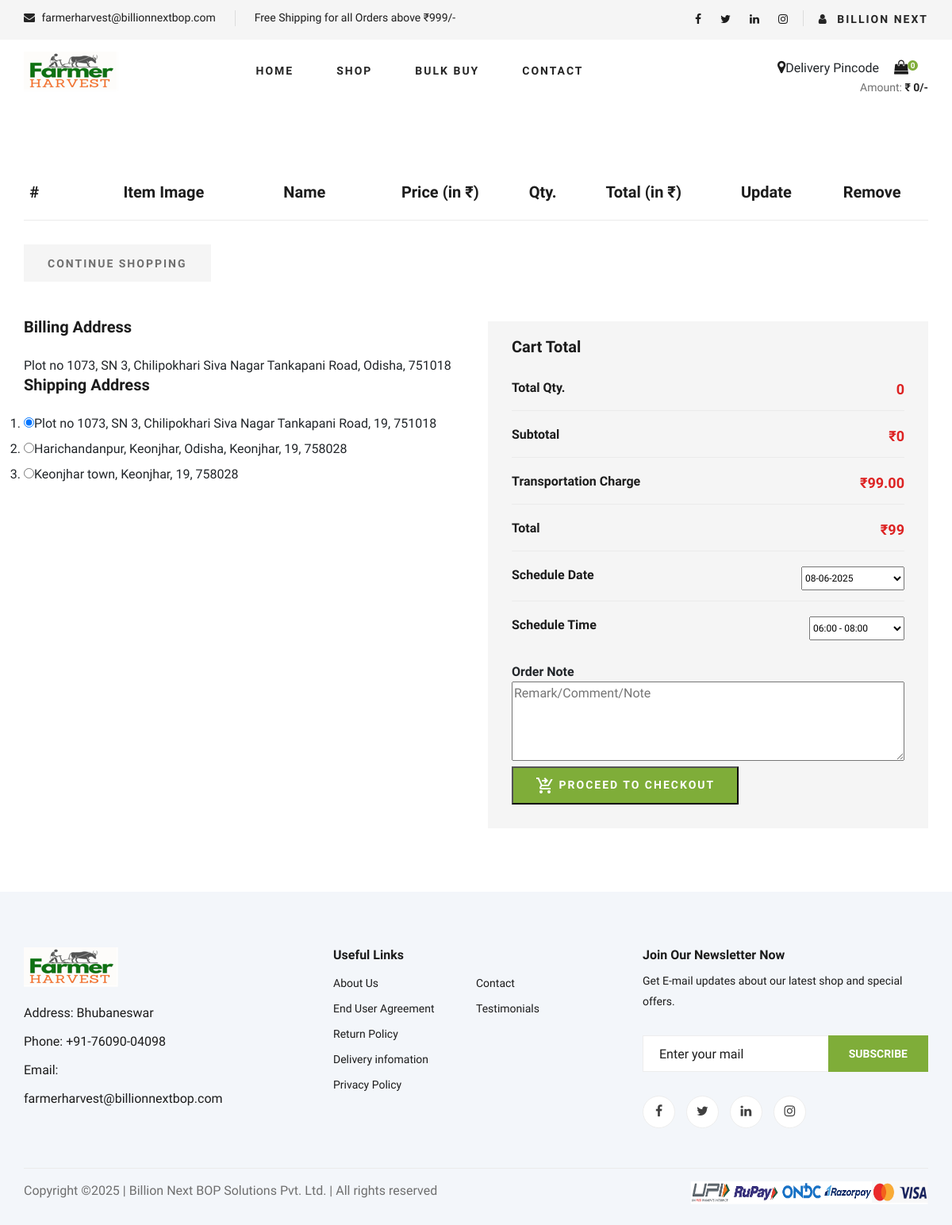
Screenshot of /accounts/shoppingcart (signed in) with the database file from the repository.
### omsapp/models.py (models this page shows, shortened)
class CustomUser(AbstractUser):
    id=AutoField(primary_key=True)
    """"Basic details"""
    userType = CharField(max_length=20, choices=USERTYPES)
    first_name = CharField(max_length=50)#name
    last_name = CharField(max_length=50)#displayname
    org_name=CharField(max_length=50, default='', blank=True)#business name
    email = EmailField(max_length=50, default='', blank=True)#not mandatory
    phone = CharField(max_length=12, unique=True)
    phone1 = CharField(max_length=12, default='', blank=True)
    gstin = CharField(max_length=15, default='', blank=True)
    supply_place = CharField(max_length=70, choices=STATES)
    gst_tmt = CharField(max_length=20, choices=GST_TREATMENT)#gst treatment
    """Billing Address"""
    userAddress = CharField(max_length=200)
    userCity = CharField(max_length=50)
    userState = CharField(max_length=20, choices=STATES)
    pinCode = CharField(max_length=6)
    """Shipping Address"""
    userAddress1 = CharField(max_length=200)
    userCity1 = CharField(max_length=50)
    userState1 = CharField(max_length=20, choices=STATES)
    pinCode1 = CharField(max_length=6)
    userNote = CharField(max_length=300, default='', blank=True)#remarks from user
    """Account attributes"""
    password = CharField(max_length=20, default='Admin@1234')
    userApproved = BooleanField(null=True)
    approvedOn = DateField(null=True)
    isActive=BooleanField(null=True)
    activatedOn=DateField(null=True)
    deactivateRemark = CharField(max_length=100, null=True,blank=True)
    bill_address_lat = FloatField(null=True, blank=True)
    bill_address_long = FloatField(null=True, blank=True)
    ship_address_lat = FloatField(null=True, blank=True)
    ship_address_long = FloatField(null=True, blank=True)
    USERNAME_FIELD = 'phone'
    REQUIRED_FIELDS=['first_name']

class UserAddresses(Model):
    id = AutoField(primary_key=True)
    userID = ForeignKey(CustomUser, on_delete=CASCADE)
    userAddress1 = CharField(max_length=200)
    userCity1 = CharField(max_length=50)
    userState1 = CharField(max_length=20, choices=STATES)
    pinCode1 = CharField(max_length=6)
    address_lat = FloatField(null=True, blank=True)
    address_long = FloatField(null=True, blank=True)
    setDefault = BooleanField(default=False, null=True)

### omsapp/views.py (the view)
# urls.py: path('shoppingcart', views.shopping_cart, name='shoppingcart'),
def shopping_cart(request):
    cart = Cart(request)
    total_qty = cart.__len__()
    total_price = cart.get_total_price()
    transportation_cost = 0 if total_price > 999 else 99
    grand_total = total_price + transportation_cost
    ds = DeliverySchedule()
    user_name = 'Guest!'#display the username
    pincode='Delivery Pincode'
    user_type=''
    billing_address = None
    shipping_addresses = None
    if request.user.is_authenticated:
        user_name = request.user.last_name
        user_type=request.user.userType
        pincode = request.session.get('pincode')
        billing_address = request.user.userAddress +', '+ request.user.userCity +', '+ STATE_CHOICES(request.user.userState) +', '+ request.user.pinCode
        shipping_addresses = UserAddresses.objects.filter(userID_id=request.user.pk)
    shopping_cart_context = {
        'user_authenticated':request.user.is_authenticated,
        'user_type':user_type,
        'cart': cart,
        'total_qty':total_qty,
        'total_price':total_price,
        'transportation_cost':transportation_cost,
        'gst_amount':0,
        'deduction_amount':0,
        'grand_total':grand_total,
        'dateSeries':ds.dateSeries,
        'timeSeries':ds.timeSeries,
        'login_user':user_name,
        'pincode':pincode,
        'billing_address':billing_address,
        'shipping_addresses':shipping_addresses
    }
    return render(request, 'shopping-cart.html', context=shopping_cart_context)

### omsapp/cart.py (called while the page is built)
    def __len__(self):
        return sum(item['quantity'] for item in self.cart.values())

    def get_total_price(self):
        return sum(Decimal(item['price']) * item['quantity'] for item in self.cart.values())

### omsapp/templates/shopping-cart.html (shortened to what this page needs)
{% extends 'index.html' %}
{% load static %}
{% block shoppingcart %}
    <section class="shoping-cart spad">
        <div class="container">
            <div class="row">
                <div class="col-lg-12">
                    <div class="shoping__cart__table">
                        <table>
                            <thead>
                                <tr>
                                    <th>#</th>
                                    <th style="width: 300px;">Item Image</th>
                                    <th class="shoping__product">Name</th>
                                    <th>Price (in ₹)</th>
                                    <th>Qty.</th>
                                    <th>Total (in ₹)</th>
                                    <th>Update</th>
                                    <th>Remove</th>
                                </tr>
                            </thead>
                        </table>
                    </div>
                </div>
            </div>
            <div class="row">
                <div class="col-lg-12">
                    <div class="shoping__cart__btns">
                        <a href="{% url 'shop' %}" class="primary-btn cart-btn">CONTINUE SHOPPING</a>
                    </div>
                </div>
                <div class="col-lg-6">
                    <div class="shoping__continue">
                        <div class="shoping__discount">
                            {% if billing_address != None %}
                            <h5>Billing Address</h5>
                            {{billing_address}}
                            <h5>Shipping Address</h5>
                            <ol>
                                {% for address in shipping_addresses %}
                                <li>
                                    <label>
                                        {% if address.setDefault %}
                                            <input type="radio" name="address" value="{{address.id}}" checked>{{address.userAddress1}}, {{address.userCity1}}, {{address.userState1}}, {{address.pinCode1}}
                                        {% else %}
                                        <input type="radio" name="address" value="{{address.id}}">{{address.userAddress1}}, {{address.userCity1}}, {{address.userState1}}, {{address.pinCode1}}
                                        {% endif %}
                                    </label>
                                </li>
                                {% endfor %}
                            </ol>
                            {% endif %}
                        </div>
                    </div>
                </div>
                <div class="col-lg-6">
                    <form method="post" id="orderForm" action="{% if user_authenticated %}{% url 'createorder' transportation_cost total_price gst_amount deduction_amount %}{% else %}{% url 'login' %}{% endif %}">
                        <div class="shoping__checkout">
                            <h5>Cart Total</h5>
                            <ul>
                                <li>Total Qty.<span>{{ total_qty }}</span></li>
                                <li>Subtotal <span>₹{{ total_price }}</span></li>
                                <li>Transportation Charge<span>₹{{transportation_cost}}.00</span></li>
                                <li>Total <span>₹{{ grand_total }}</span></li>
                                <li>Schedule Date
                                    <span>
                                        <select id="selectDeliveryDate" name="selectDeliveryDate" style="font-size: 12px; height: 30px; width: 130px;">
                                            {% for date in dateSeries %}
                                            <option value="{{date}}">
                                                {{date}}
                                            </option>
                                            {% endfor %}
                                        </select>
                                    </span>
                                </li>
                                <li>Schedule Time
                                    <span>
                                        <select id="selectDeliveryTime" name="selectDeliveryTime" style="font-size: 12px; height: 30px; width: 120px;">
                                            {% for time in timeSeries %}
                                            <option value="{{time}}">
                                                {{time}}
                                            </option>
                                            {% endfor %}
                                        </select>
                                    </span>
                                </li>
                            </ul>
                            <strong>Order Note</strong>
                            <textarea style="width: 100%; height: 100px;" name="orderNote" placeholder="Remark/Comment/Note"></textarea>
                            <button type="submit" class="primary-btn" id="buyButton">
                                PROCEED TO CHECKOUT
                            </button>
                        </div>
                    </form>
                </div>
            </div>
        </div>
    </section>
{% endblock %}

### omsapp/templates/header.html (shortened to what this page needs)
{% load static %}
{% block header %}
    <header class="header">
        <div class="header__top" style="height:50px;">
            <div class="container">
                <div class="row">
                    <div class="col-lg-6 col-md-6">
                        <div class="header__top__left">
                            <ul>
                                <li><i class="fa fa-envelope"></i> farmerharvest@billionnextbop.com</li>
                                <li>Free Shipping for all Orders above ₹999/-</li>
                            </ul>
                        </div>
                    </div>
                    <div class="col-lg-6 col-md-6">
                        <div class="header__top__right" style="margin-top:-25px;">
                            <div class="header__top__right__social">
                                <a href="https://www.facebook.com/farmerharvestindia"><i class="fa fa-facebook"></i></a>
                                <a href="https://www.x.com/farmerharvest"><i class="fa fa-twitter"></i></a>
                                <a href="https://www.linkedin.com/company/farmerharvestindia"><i class="fa fa-linkedin"></i></a>
                                <a href="https://www.instagram.com/farmerharvestindia"><i class="fa fa-instagram"></i></a>
                            </div>
                            <div class="header__top__right__auth">
                                <nav class="header__menu">
                                    <ul>
                                        <li><a href="{% if login_user == 'Guest!' %}{% url 'login' %}{% endif %}"><i class="fa fa-user"></i> {% if login_user == 'Guest!' %}Login{% else %}{{login_user}}{% endif %}</a>
                                        </li>
                                    </ul>
                                </nav>
                            </div>
                        </div>
                    </div>
                </div>
            </div>
        </div>
        <div class="container">
            <div class="row">
                <div class="col-lg-3">
                    <div class="header__logo">
                        <a href="{% url 'index' %}"><img src="{% static 'img/logo.png' %}" alt=""></a>
                    </div>
                </div>
                <div class="col-lg-6">
                    <nav class="header__menu">
                        <ul>
                            <li class="{% if clicked == 'Home' %} active {% endif %}"><a href="{% url 'index' %}">Home</a></li>
                            <li class="{% if clicked == 'Shop' %} active {% endif %}"><a href="{% url 'shop' %}">Shop</a></li>
                            <li class="{% if clicked == 'Bulk' %} active {% endif %}"><a href="{% url 'bulk-buy' %}">Bulk Buy</a></li>
                            <li class="{% if clicked == 'Contact' %} active {% endif %}"><a href="{% url 'contact' %}">Contact</a></li>
                        </ul>
                    </nav>
                </div>
                <div class="col-lg-3">
                    <div class="header__cart">
                        <ul>
                            <li><a onclick="getPinCode()" id="delivery"><i class="fa fa-map-marker"></i>{% if pincode %}{{pincode}}{% else %}Delivery Pincode{% endif %}</a></li>
                            <li><a href="{% url 'shoppingcart' %}"><i class="fa fa-shopping-bag"></i> <span>{{total_qty}}</span></a></li>
                        </ul>
                        <div class="header__cart__price">Amount: <span>₹ {{total_price}}/-</span></div>
                    </div>
                </div>
            </div>
        </div>
    </header>
 {% endblock %}

### rows the page displays
CustomUser: last_name "BILLION NEXT"
UserAddresses: userAddress1 "Plot no 1073, SN 3", userCity1 "Chilipokhari Siva Nagar Tankapani Road", userState1 "19", pinCode1 "751018"
UserAddresses: userAddress1 "Harichandanpur, Keonjhar, Odisha", userCity1 "Keonjhar", userState1 "19", pinCode1 "758028"
UserAddresses: userAddress1 "Keonjhar town", userCity1 "Keonjhar", userState1 "19", pinCode1 "758028"

### other values shown
{{ total_qty }} "0"
{{ total_price }} "0"
{{ billing_address }} "Plot no 1073, SN 3, Chilipokhari Siva Nagar Tankapani Road, Odisha, 751018"
{{ transportation_cost }} "99"
{{ grand_total }} "99"
form field selectDeliveryDate "08-06-2025"
form field selectDeliveryTime "06:00 - 08:00"
